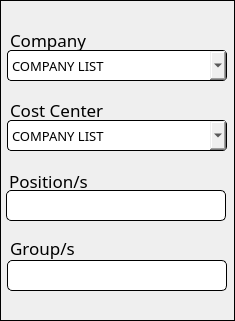
       <widget class="QFrame" name="groupCompany">
        <property name="geometry">
         <rect>
          <x>10</x>
          <y>1055</y>
          <width>235</width>
          <height>321</height>
         </rect>
        </property>
        <property name="styleSheet">
         <string notr="true">QFrame{
border: 1px solid black;
}
QLabel{
border: none;
}

QComboBox{
border-radius: 4px;
border: 1px solid black;
font-family: Poppins;
}
</string>
        </property>
        <property name="frameShape">
         <enum>QFrame::StyledPanel</enum>
        </property>
        <property name="frameShadow">
         <enum>QFrame::Raised</enum>
        </property>
        <widget class="QComboBox" name="companyDrop">
         <property name="enabled">
          <bool>true</bool>
         </property>
         <property name="geometry">
          <rect>
           <x>7</x>
           <y>50</y>
           <width>220</width>
           <height>31</height>
          </rect>
         </property>
         <property name="font">
          <font>
           <family>Poppins</family>
           <pointsize>10</pointsize>
          </font>
         </property>
         <property name="focusPolicy">
          <enum>Qt::WheelFocus</enum>
         </property>
         <property name="contextMenuPolicy">
          <enum>Qt::DefaultContextMenu</enum>
         </property>
         <property name="editable">
          <bool>false</bool>
         </property>
         <property name="currentText">
          <string>COMPANY LIST</string>
         </property>
         <property name="iconSize">
          <size>
           <width>16</width>
           <height>16</height>
          </size>
         </property>
         <property name="placeholderText">
          <string/>
         </property>
         <property name="duplicatesEnabled">
          <bool>false</bool>
         </property>
         <property name="frame">
          <bool>true</bool>
         </property>
         <item>
          <property name="text">
           <string>COMPANY LIST</string>
          </property>
         </item>
        </widget>
        <widget class="QLabel" name="companyLabel">
         <property name="geometry">
          <rect>
           <x>10</x>
           <y>24</y>
           <width>211</width>
           <height>31</height>
          </rect>
         </property>
         <property name="font">
          <font>
           <family>Poppins</family>
           <pointsize>13</pointsize>
          </font>
         </property>
         <property name="text">
          <string>Company</string>
         </property>
        </widget>
        <widget class="QLabel" name="ccLabel">
         <property name="geometry">
          <rect>
           <x>10</x>
           <y>94</y>
           <width>211</width>
           <height>31</height>
          </rect>
         </property>
         <property name="font">
          <font>
           <family>Poppins</family>
           <pointsize>13</pointsize>
          </font>
         </property>
         <property name="text">
          <string>Cost Center</string>
         </property>
        </widget>
        <widget class="QComboBox" name="ccDrop">
         <property name="enabled">
          <bool>true</bool>
         </property>
         <property name="geometry">
          <rect>
           <x>7</x>
           <y>120</y>
           <width>220</width>
           <height>31</height>
          </rect>
         </property>
         <property name="font">
          <font>
           <family>Poppins</family>
           <pointsize>10</pointsize>
          </font>
         </property>
         <property name="focusPolicy">
          <enum>Qt::WheelFocus</enum>
         </property>
         <property name="contextMenuPolicy">
          <enum>Qt::DefaultContextMenu</enum>
         </property>
         <property name="editable">
          <bool>false</bool>
         </property>
         <property name="currentText">
          <string>COMPANY LIST</string>
         </property>
         <property name="iconSize">
          <size>
           <width>16</width>
           <height>16</height>
          </size>
         </property>
         <property name="placeholderText">
          <string/>
         </property>
         <property name="duplicatesEnabled">
          <bool>false</bool>
         </property>
         <property name="frame">
          <bool>true</bool>
         </property>
         <item>
          <property name="text">
           <string>COMPANY LIST</string>
          </property>
         </item>
        </widget>
        <widget class="QPlainTextEdit" name="posTextEdit">
         <property name="geometry">
          <rect>
           <x>6</x>
           <y>190</y>
           <width>220</width>
           <height>31</height>
          </rect>
         </property>
         <property name="font">
          <font>
           <family>Poppins</family>
           <pointsize>10</pointsize>
          </font>
         </property>
         <property name="styleSheet">
          <string notr="true">background-color: rgb(255, 255, 255);
border-radius: 5px;
border: 1px solid black;</string>
         </property>
         <property name="verticalScrollBarPolicy">
          <enum>Qt::ScrollBarAlwaysOff</enum>
         </property>
        </widget>
        <widget class="QLabel" name="posLabel">
         <property name="geometry">
          <rect>
           <x>9</x>
           <y>170</y>
           <width>211</width>
           <height>21</height>
          </rect>
         </property>
         <property name="font">
          <font>
           <family>Poppins</family>
           <pointsize>13</pointsize>
          </font>
         </property>
         <property name="text">
          <string>Position/s</string>
         </property>
        </widget>
        <widget class="QPlainTextEdit" name="posTextEdit_2">
         <property name="geometry">
          <rect>
           <x>7</x>
           <y>260</y>
           <width>220</width>
           <height>31</height>
          </rect>
         </property>
         <property name="font">
          <font>
           <family>Poppins</family>
           <pointsize>10</pointsize>
          </font>
         </property>
         <property name="styleSheet">
          <string notr="true">background-color: rgb(255, 255, 255);
border-radius: 5px;
border: 1px solid black;</string>
         </property>
         <property name="verticalScrollBarPolicy">
          <enum>Qt::ScrollBarAlwaysOff</enum>
         </property>
        </widget>
        <widget class="QLabel" name="groupLabel">
         <property name="geometry">
          <rect>
           <x>10</x>
           <y>232</y>
           <width>211</width>
           <height>31</height>
          </rect>
         </property>
         <property name="font">
          <font>
           <family>Poppins</family>
           <pointsize>13</pointsize>
          </font>
         </property>
         <property name="text">
          <string>Group/s</string>
         </property>
        </widget>
       </widget>
